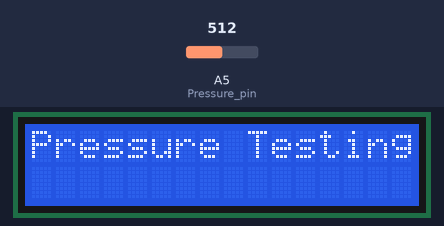
This sketch was run on a simulated Arduino Uno, built with avr-gcc and run on an emulated ATmega328P. On the bench: 16×2 character LCD. The test bench sets the inputs (shaded band); at power-on: A5 (Pressure_pin) = 512. What the sketch prints to the serial monitor is not drawn.

Above: at 1.1 s.
At 5.2 s:
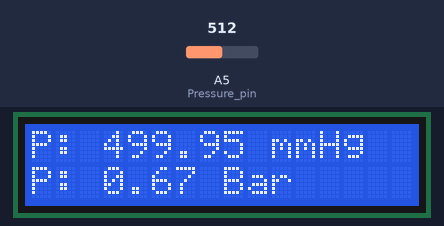
5.3 s: A5 (Pressure_pin) set to 716
At 6.7 s:
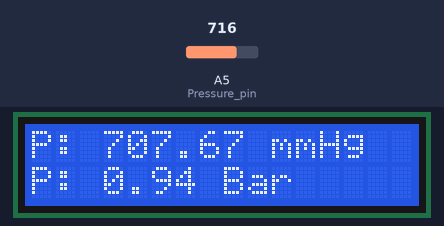
7.1 s: A5 (Pressure_pin) set to 900
At 8.2 s:
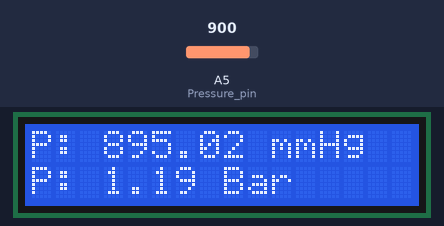
8.9 s: A5 (Pressure_pin) set to 1023
At 9.7 s:
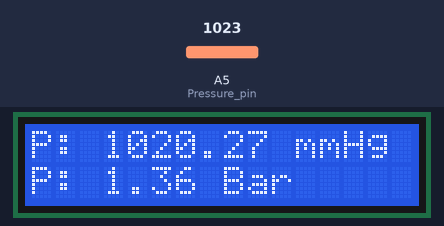
Timing chart, 0 to 11.9 s (numbered marks = the images above; inputs shaded):
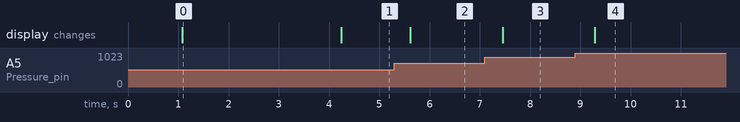

Measured:
- after the input at 5.3 s, the display: changes after 0.32 s (image 2)
- after the input at 7.1 s, the display: changes after 0.35 s (image 3)
- after the input at 8.9 s, the display: changes after 0.39 s (image 4)
- what the display in image 0 shows lasts 3.1 s, from 1.1 s to 4.2 s

The sketch:

PressureTestingPC05SMT.ino
```cpp
/*
    This code has been created by Electronics Tech Ha.Is Channel
    created: 02/06/2020

    This code is for reading the pressure values from the pressure sensor
    26PC SMT Series by Honeywell.
    Also this code should work with any pressure sensor that uses
    Wheatstone bridge configuration(Piezoresistive Technology).
    These sensor series need calibration in order to get accurate readings


*/
#include <Wire.h>
#include <LiquidCrystal_I2C.h>

#define Pressure_pin        A5
#define Pressure_Readings   60     //Number of readings
#define Pressure_Offset     21     //Analog reading value
#define Pressure_Calib     208.33  //Calibration value depending on 100 mmHg readings from pressure sensor and the Arduino readings

LiquidCrystal_I2C lcd(0x3F, 16, 2);

float PressureR = 0;

void setup() {
  Serial.begin(115200);
  lcd.init();
  delay(1000);
  lcd.clear();
  lcd.backlight();
  lcd.setCursor(0, 0);
  lcd.print("Pressure Testing");
  delay(3000);
}

void loop() {
  long PressureValue = 0;
  float VoltageP = 0;
  for (int i = 0; i < Pressure_Readings; i++) {
    PressureValue += analogRead(Pressure_pin);
    delay(2);
  }
  PressureValue = PressureValue / Pressure_Readings;
  Serial.print("Analog: ");
  Serial.println(PressureValue);
  Serial.println("------------");
  Serial.print("Voltage: ");
  PressureValue = PressureValue - Pressure_Offset;
  VoltageP = (PressureValue * 5.0) / 1023.0;
  Serial.println(VoltageP);
  Serial.println("------------");
  PressureR = VoltageP * Pressure_Calib;
  Serial.print("Pressure value: ");
  Serial.print(PressureR);
  Serial.println(" mmHg");
  Serial.println("------------");

  lcd.clear();
  lcd.backlight();
  lcd.setCursor(0, 0);
  lcd.print("P: ");
  lcd.print(PressureR);
  lcd.print(" mmHg");
  lcd.setCursor(0, 1);
  lcd.print("P: ");
  lcd.print(PressureR/750);
  lcd.print(" Bar");
  delay(300);
}
```
